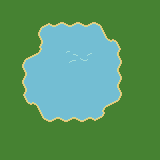

The image is a tile-based game level rendered from a .tmx file. Its description and source (layers, tilesets, objects; grid data summarised) follow:
An orthogonal 10x10 tile map with 16x16 px tiles, 2 tile layers (Basic Terrain, Foreground) and 38 objects.

<map version="1.10" tiledversion="1.11.2" orientation="orthogonal" renderorder="right-down" width="10" height="10" tilewidth="16" tileheight="16" infinite="0" nextlayerid="3" nextobjectid="1">
 <tileset firstgid="1" name="Terrain" tilewidth="16" tileheight="16" tilecount="2176" columns="32">
  <image source="RPG Assets/Tilesets/terrain.png" width="512" height="1088" />
  <tile id="102">
   <objectgroup draworder="index" id="2">
    <object id="2" x="6.4375" y="15.9375">
     <polygon points="0,0 -0.0625,-3.07745 2.9375,-7.38587 7.4375,-9.4375 9.5625,-9.36911" />
    </object>
   </objectgroup>
  </tile>
  <tile id="103">
   <objectgroup draworder="index" id="4">
    <object id="3" x="0.0625" y="4.1875" width="15.9375" height="1.8125" />
   </objectgroup>
  </tile>
  <tile id="104">
   <objectgroup draworder="index" id="2">
    <object id="1" x="9.5" y="16.0625">
     <polygon points="0,0 0.0625,-3.07745 -2.9375,-7.38587 -7.4375,-9.4375 -9.5625,-9.36911" />
    </object>
   </objectgroup>
  </tile>
  <tile id="105">
   <objectgroup draworder="index" id="2">
    <object id="1" x="-0.125" y="0.0625" width="11.25" height="16">
     <polygon points="0,0 16.0625,-0.0625 15.9219,8.95313 13.2188,10.4688 10.125,12.125 8.375,16.125 0,16" />
    </object>
   </objectgroup>
  </tile>
  <tile id="106">
   <objectgroup draworder="index" id="2">
    <object id="1" x="0.0625" y="8.0625">
     <polygon points="0,0 1.875,0.875 5.8125,5.6875 6.75,7.875 13,8 13.125,-3.9375 -0.0625,-3.25" />
    </object>
   </objectgroup>
  </tile>
  <tile id="134">
   <objectgroup draworder="index" id="2">
    <object id="1" x="4.0625" y="0.0625" width="1.8125" height="15.875" />
   </objectgroup>
  </tile>
  <tile id="136">
   <objectgroup draworder="index" id="2">
    <object id="1" x="10" y="0.0625" width="1.8125" height="15.875" />
   </objectgroup>
  </tile>
  <tile id="137">
   <objectgroup draworder="index" id="2">
    <object id="2" x="9.25" y="0">
     <polygon points="0,0 1.9375,3.25 4.8125,6.625 6.5,7 6.75,7 6.75,15.9375 1.6875,15.9375" />
    </object>
   </objectgroup>
  </tile>
  <tile id="138">
   <objectgroup draworder="index" id="2">
    <object id="1" x="7.8125" y="-0.0625">
     <polygon points="0,0 -2.125,3.625 -6.375,5.6875 -7.9375,5.75 -7.8125,15.6875 -0.1875,15.625" />
    </object>
   </objectgroup>
  </tile>
  <tile id="166">
   <objectgroup draworder="index" id="2">
    <object id="1" x="6.4375" y="0.125">
     <polygon points="0,0 -0.0625,3.07745 2.9375,7.38587 7.4375,9.4375 9.5625,9.36911" />
    </object>
   </objectgroup>
  </tile>
  <tile id="167">
   <objectgroup draworder="index" id="2">
    <object id="1" x="0.03125" y="10.0313" width="15.9375" height="1.8125" />
   </objectgroup>
  </tile>
  <tile id="168">
   <objectgroup draworder="index" id="2">
    <object id="1" x="9.5625" y="0">
     <polygon points="0,0 0.0625,3.07745 -2.9375,7.38587 -7.4375,9.4375 -9.5625,9.36911" />
    </object>
   </objectgroup>
  </tile>
  <tile id="198">
   <objectgroup draworder="index" id="2">
    <object id="1" x="6.375" y="15.9375">
     <polygon points="0,0 -0.0625,-2.8125 2.9375,-6.75 7.4375,-8.625 9.5625,-8.5625" />
    </object>
   </objectgroup>
  </tile>
  <tile id="199">
   <objectgroup draworder="index" id="3">
    <object id="2" x="-0.125" y="4.1875" width="16.125" height="1.8125" />
    <object id="3" x="0.0625" y="4.1875" width="15.9375" height="1.8125" />
   </objectgroup>
  </tile>
  <tile id="200">
   <objectgroup draworder="index" id="2">
    <object id="1" x="0.0625" y="6.0625">
     <polygon points="0,0 3.25,0.1875 7.6875,4.6875 8.5,7.3125 8.5625,9.6875 8.5,9.75" />
    </object>
    <object id="2" x="9.5" y="16.0625">
     <polygon points="0,0 0.0625,-3.07745 -2.9375,-7.38587 -7.4375,-9.4375 -9.5625,-9.36911" />
    </object>
   </objectgroup>
  </tile>
  <tile id="201">
   <objectgroup draworder="index" id="2">
    <object id="1" x="-0.125" y="0.0625" width="11.25" height="16">
     <polygon points="0,0 16.0625,-0.0625 15.9219,8.95313 13.2188,10.4688 10.125,12.125 8.375,16.125 0,16" />
    </object>
   </objectgroup>
  </tile>
  <tile id="202">
   <objectgroup draworder="index" id="2">
    <object id="1" x="0.0625" y="8.0625">
     <polygon points="0,0 1.875,0.875 5.8125,5.6875 6.75,7.875 13,8 13.125,-3.9375 -0.0625,-3.25" />
    </object>
   </objectgroup>
  </tile>
  <tile id="230">
   <objectgroup draworder="index" id="3">
    <object id="2" x="4.0625" y="0.0625" width="1.8125" height="15.875" />
   </objectgroup>
  </tile>
  <tile id="232">
   <objectgroup draworder="index" id="2">
    <object id="1" x="10" y="0.0625" width="1.8125" height="15.875" />
   </objectgroup>
  </tile>
  <tile id="233">
   <objectgroup draworder="index" id="2">
    <object id="1" x="9.25" y="0">
     <polygon points="0,0 1.9375,3.25 4.8125,6.625 6.5,7 6.75,7 6.75,15.9375 1.6875,15.9375" />
    </object>
   </objectgroup>
  </tile>
  <tile id="234">
   <objectgroup draworder="index" id="2">
    <object id="1" x="7.8125" y="-0.0625">
     <polygon points="0,0 -2.125,3.625 -6.375,5.6875 -7.9375,5.75 -7.8125,15.6875 -0.1875,15.625" />
    </object>
   </objectgroup>
  </tile>
  <tile id="262">
   <objectgroup draworder="index" id="2">
    <object id="1" x="6.4375" y="0.125">
     <polygon points="0,0 -0.0625,3.07745 2.9375,7.38587 7.4375,9.4375 9.5625,9.36911" />
    </object>
   </objectgroup>
  </tile>
  <tile id="263">
   <objectgroup draworder="index" id="2">
    <object id="1" x="0.03125" y="10.0313" width="15.9375" height="1.8125" />
   </objectgroup>
  </tile>
  <tile id="264">
   <objectgroup draworder="index" id="2">
    <object id="1" x="9.5625" y="0">
     <polygon points="0,0 0.0625,3.07745 -2.9375,7.38587 -7.4375,9.4375 -9.5625,9.36911" />
    </object>
   </objectgroup>
  </tile>
  <tile id="294">
   <objectgroup draworder="index" id="2">
    <object id="1" x="6.375" y="15.9375">
     <polygon points="0,0 -0.0625,-2.8125 2.9375,-6.75 7.4375,-8.625 9.5625,-8.5625" />
    </object>
   </objectgroup>
  </tile>
  <tile id="295">
   <objectgroup draworder="index" id="2">
    <object id="1" x="0.0625" y="4.1875" width="15.9375" height="1.8125" />
   </objectgroup>
  </tile>
  <tile id="296">
   <objectgroup draworder="index" id="2">
    <object id="1" x="9.5" y="16.0625">
     <polygon points="0,0 0.0625,-3.07745 -2.9375,-7.38587 -7.4375,-9.4375 -9.5625,-9.36911" />
    </object>
   </objectgroup>
  </tile>
  <tile id="297">
   <objectgroup draworder="index" id="2">
    <!-- 9 objects omitted --></objectgroup>
  </tile>
  <tile id="298">
   <objectgroup draworder="index" id="2">
    <!-- 8 objects omitted --></objectgroup>
  </tile>
  <tile id="326">
   <objectgroup draworder="index" id="2">
    <!-- 7 objects omitted --></objectgroup>
  </tile>
  <tile id="328">
   <objectgroup draworder="index" id="2">
    <!-- 6 objects omitted --></objectgroup>
  </tile>
  <tile id="329">
   <objectgroup draworder="index" id="2">
    <!-- 5 objects omitted --></objectgroup>
  </tile>
  <tile id="330">
   <objectgroup draworder="index" id="2">
    <!-- 4 objects omitted --></objectgroup>
  </tile>
  <tile id="358">
   <objectgroup draworder="index" id="2">
    <!-- 3 objects omitted --></objectgroup>
  </tile>
  <tile id="359">
   <objectgroup draworder="index" id="2">
    <!-- 2 objects omitted --></objectgroup>
  </tile>
  <tile id="360">
   <objectgroup draworder="index" id="2">
    <!-- 1 objects omitted --></objectgroup>
  </tile>
 </tileset>
 <layer id="1" name="Basic Terrain" width="10" height="10">
  <data>[100 cells, 100 non-empty, 4 distinct tile ids]</data>
 </layer>
 <layer id="2" name="Foreground" width="10" height="10">
  <properties>
   <property name="solid" type="bool" value="true" />
  </properties>
  <data>[100 cells, 24 non-empty, 12 distinct tile ids]</data>
 </layer>
</map>
<!-- 9 of 38 objects omitted -->
